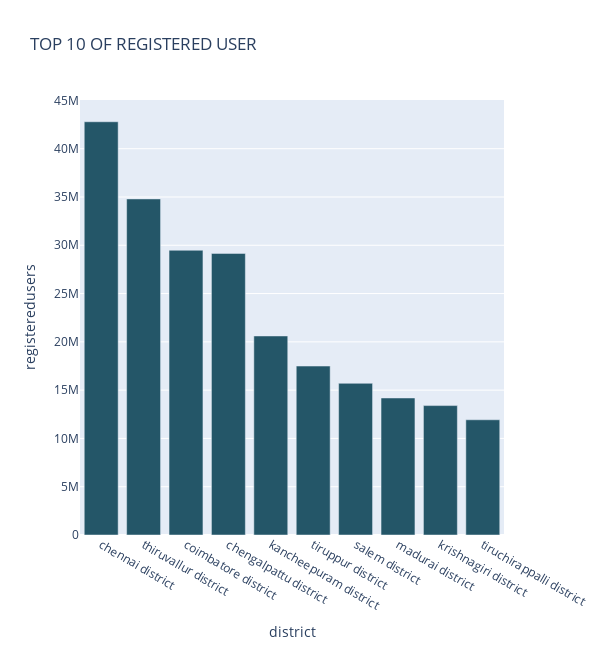
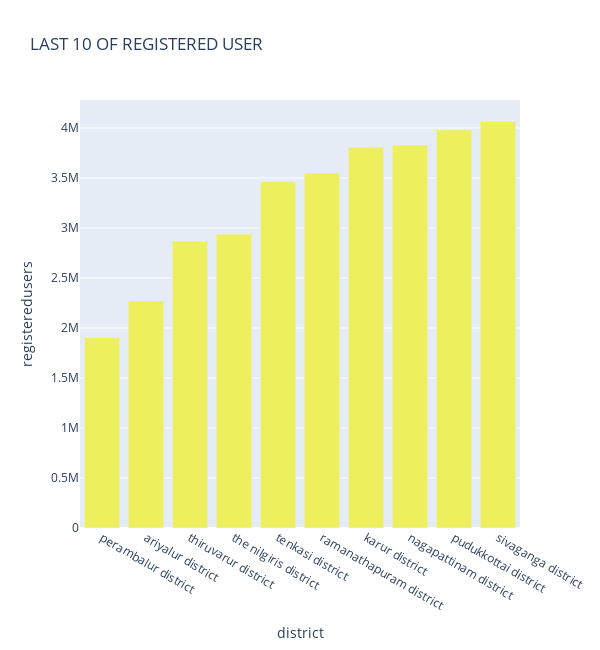

The notebook cell saved with these charts, in order:
### Code cell
top_chart_registered_user("map_user", "Tamil Nadu")

### Figure 1 — Plotly figure (JSON) as saved in the notebook; plotly's stock layout.template omitted (floating-point values rounded to 4 significant figures)
{"data": [{"alignmentgroup": "True", "hovertemplate": "<b>%{hovertext}</b><br><br>district=%{x}<br>registeredusers=%{y}<extra></extra>", "hovertext": ["chennai district", "thiruvallur district", "coimbatore district", "chengalpattu district", "kancheepuram district", "tiruppur district", "salem district", "madurai district", "krishnagiri district", "tiruchirappalli district"], "legendgroup": "", "marker": {"color": "rgb(36, 86, 104)", "pattern": {"shape": ""}}, "name": "", "offsetgroup": "", "orientation": "v", "showlegend": false, "textposition": "auto", "type": "bar", "x": ["chennai district", "thiruvallur district", "coimbatore district", "chengalpattu district", "kancheepuram district", "tiruppur district", "salem district", "madurai district", "krishnagiri district", "tiruchirappalli district"], "xaxis": "x", "y": [42789416, 34798366, 29482046, 29158112, 20609673, 17493539, 15707891, 14187482, 13401019, 11930280], "yaxis": "y"}], "layout": {"barmode": "relative", "height": 650, "legend": {"tracegroupgap": 0}, "title": {"text": "TOP 10 OF REGISTERED USER"}, "width": 600, "xaxis": {"anchor": "y", "domain": [0, 1], "title": {"text": "district"}}, "yaxis": {"anchor": "x", "domain": [0, 1], "title": {"text": "registeredusers"}}}}

### Figure 2 — Plotly figure (JSON) as saved in the notebook; plotly's stock layout.template omitted (floating-point values rounded to 4 significant figures)
{"data": [{"alignmentgroup": "True", "hovertemplate": "<b>%{hovertext}</b><br><br>district=%{x}<br>registeredusers=%{y}<extra></extra>", "hovertext": ["perambalur district", "ariyalur district", "thiruvarur district", "the nilgiris district", "tenkasi district", "ramanathapuram district", "karur district", "nagapattinam district", "pudukkottai district", "sivaganga district"], "legendgroup": "", "marker": {"color": "rgb(237, 239, 93)", "pattern": {"shape": ""}}, "name": "", "offsetgroup": "", "orientation": "v", "showlegend": false, "textposition": "auto", "type": "bar", "x": ["perambalur district", "ariyalur district", "thiruvarur district", "the nilgiris district", "tenkasi district", "ramanathapuram district", "karur district", "nagapattinam district", "pudukkottai district", "sivaganga district"], "xaxis": "x", "y": [1904519, 2269938, 2868530, 2938130, 3463041, 3548692, 3807814, 3829345, 3980246, 4065642], "yaxis": "y"}], "layout": {"barmode": "relative", "height": 650, "legend": {"tracegroupgap": 0}, "title": {"text": "LAST 10 OF REGISTERED USER"}, "width": 600, "xaxis": {"anchor": "y", "domain": [0, 1], "title": {"text": "district"}}, "yaxis": {"anchor": "x", "domain": [0, 1], "title": {"text": "registeredusers"}}}}
